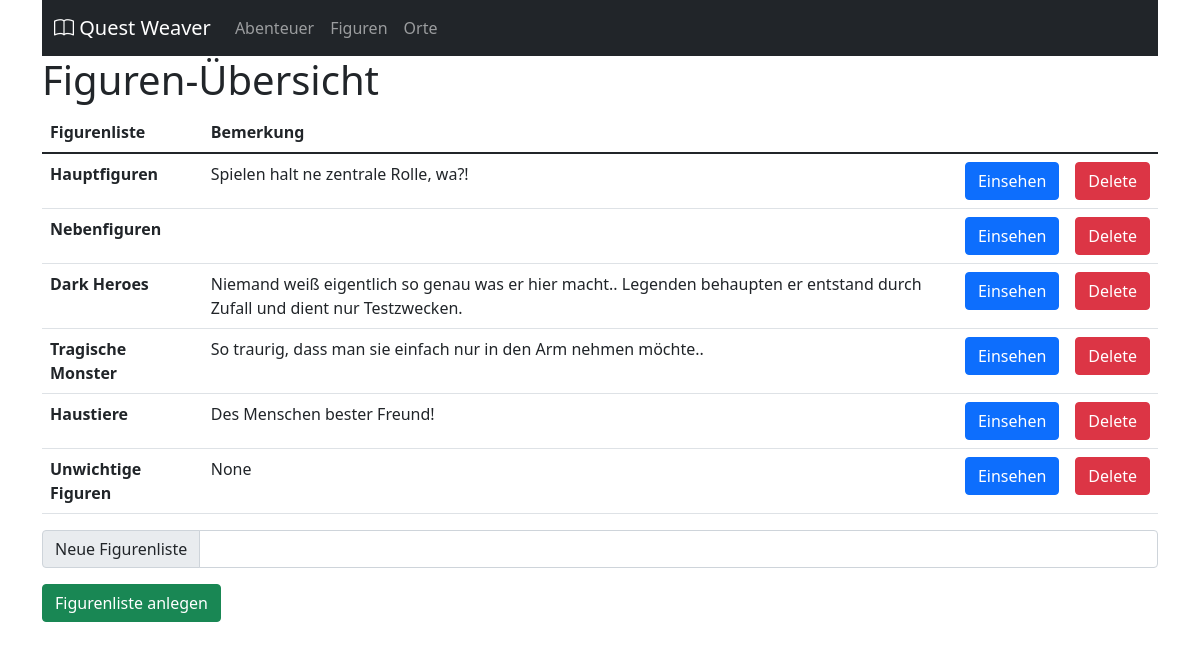
/app/figuren, run on the app's committed database.
### app/models.py (models this page shows, shortened)
class Figurenliste(models.Model):
    name = models.CharField(max_length=200)
    kommentar = models.TextField(null=True, blank=True)

### app/views.py (the view)
# urls.py: path('figuren', views.figuren, name='figuren'),
def figuren(request):
    figurenlisten = models.Figurenliste.objects.all()
    context = {"figurenlisten": figurenlisten}
    return render(request, "figuren.html", context)

### app/templates/figuren.html (shortened to what this page needs)
{% load static %}
{% include "header.html" %}
    <body>
      <div class="container">
      {% include "navbar.html" %}
    <h1>Figuren-Übersicht</h1>
      <table class="table">
        <thead class="thead-dark">
          <tr>
            <th scope="col">Figurenliste</th>
            <th scope="col">Bemerkung</th>
          </tr>
        </thead>
        <tbody>{% for listen in figurenlisten %}
          <tr>
            <th scope="row">{{listen.name}}</th>
            <td>{{listen.kommentar}}</td>
            <td><a class="btn btn-primary" href="{% url 'listen' listen.id %}" role="button">Einsehen</a></td>
            <td><a class="btn btn-danger" href="{% url 'delete_figur' listen.id %}" role="button">Delete</a></td>
          </tr>
          {% endfor %}</tbody>
      </table>
      <form action="{% url 'figurenliste_anlegen' %}" method="post">
      <div class="input-group mb-3">
        <span class="input-group-text" id="basic-addon1">Neue Figurenliste</span>
      <input type="text" class="form-control" name="figurenliste_name" id="figurenliste_name" aria-label="Username" aria-describedby="basic-addon1">
      </div>
      <input type="submit" value="Figurenliste anlegen" type="button" class="btn btn-success">
    </form><br>
</div>
</body>

### data on the page
Figurenliste: name "Hauptfiguren", kommentar "Spielen halt ne zentrale Rolle, wa?!"
Figurenliste: name "Nebenfiguren"
Figurenliste: name "Dark Heroes", kommentar "Niemand weiß eigentlich so genau was er hier macht.. Legenden behaupten er entstand durch Zufall und dient nur Testzwecken."
Figurenliste: name "Tragische Monster", kommentar "So traurig, dass man sie einfach nur in den Arm nehmen möchte.."
Figurenliste: name "Haustiere", kommentar "Des Menschen bester Freund!"
Figurenliste: name "Unwichtige Figuren", kommentar "None"
